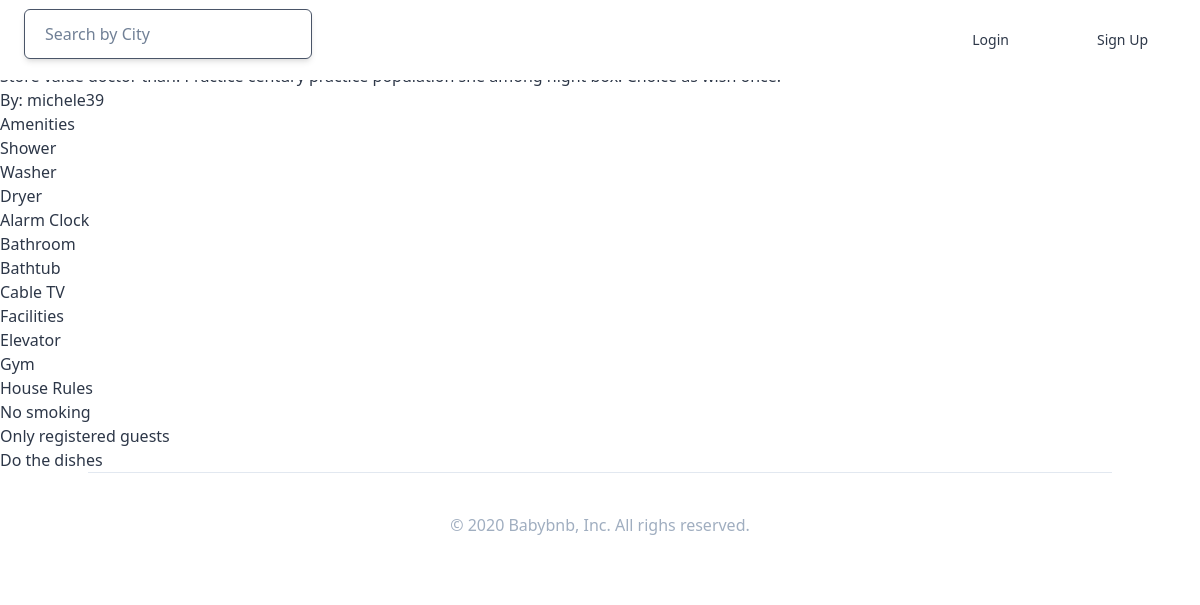
/rooms/81/, run on the app's committed database.
### rooms/models.py (models this page shows, shortened)
class Room(core_models.TimeStampedModel):
    name = models.CharField(max_length=120)
    description = models.TextField()
    country = CountryField()
    city = models.CharField(max_length=80)
    price = models.IntegerField()
    address = models.CharField(max_length=150)
    guests = models.IntegerField()
    beds = models.IntegerField()
    bedrooms = models.IntegerField()
    baths = models.IntegerField()
    check_in = models.TimeField()
    check_out = models.TimeField()
    instant_book = models.BooleanField(default=False)
    host = models.ForeignKey(user_models.User, related_name="rooms", on_delete=models.CASCADE)
    room_type = models.ForeignKey(RoomType, related_name="rooms", on_delete=models.SET_NULL, null=True)
    amenities = models.ManyToManyField(Amenity, related_name="rooms", blank=True)
    facilities = models.ManyToManyField(Facility, related_name="rooms", blank=True)
    house_rules = models.ManyToManyField(HouseRule, related_name="rooms", blank=True)

class AbstractItem(core_models.TimeStampedModel):
    name = models.CharField(max_length=80)
    class Meta:
        abstract = True
    def __str__(self):
        return self.name

class Amenity(AbstractItem):
    class Meta:
        verbose_name_plural = "Amenities"

class Facility(AbstractItem):
    class Meta:
        verbose_name_plural = "Facilities"

class HouseRule(AbstractItem):
    class Meta:
        verbose_name = "House Rule"

### users/models.py (models this page shows, shortened)
class User(AbstractUser):
    GENDER_MALE = "male"
    GENDER_FEMALE = "female"
    GENDER_OTHER = "other"
    GENDER_CHOICES = ((GENDER_MALE, "Male"),(GENDER_FEMALE, "Female"),(GENDER_OTHER, "Other"),)
    LANGUAGE_EN = "english"
    LANGUAGE_SP = "spanish"
    LANGUAGE_CN = "chinese"
    LANGUAGE_KR = "korean"
    LANGUAGE_CHOICES = ((LANGUAGE_EN, "Englsih"),(LANGUAGE_SP, "Spanish"),(LANGUAGE_CN, "Chinese"),(LANGUAGE_KR, "Korean"),)
    CURRENCY_USD = "usd"
    CURRENCY_EUR = "eur"
    CURRENCY_CNY = "cny"
    CURRENCY_KRW = "krw"
    CURRENCY_CHOICES = ((CURRENCY_USD, "USD"),(CURRENCY_EUR, "EUR"),(CURRENCY_CNY, "CNY"),(CURRENCY_KRW, "KRW"))
    LOGIN_EMAIL = "email"
    LOGIN_GITHUB = "github"
    LOGIN_GOOGLE = "google"
    LOGIN_CHOICES = ((LOGIN_EMAIL, "Email"), (LOGIN_GITHUB, "Github"), (LOGIN_GOOGLE, "Google"),)
    avatar = models.ImageField(upload_to="avatars",  blank=True)
    gender = models.CharField(choices=GENDER_CHOICES, max_length=10, blank=True)
    bio = models.TextField(default="", blank=True)
    birthdate = models.DateField(null=True, blank=True)
    language = models.CharField(choices=LANGUAGE_CHOICES, max_length=10, blank=True)
    currency = models.CharField(choices=CURRENCY_CHOICES, max_length=10, blank=True)
    superhost = models.BooleanField(default=False)
    email_verified = models.BooleanField(default=False)
    email_secret = models.CharField(max_length=120, default="", blank=True)
    login_method = models.CharField(max_length=50, choices=LOGIN_CHOICES, default=LOGIN_EMAIL)
    def get_absolute_url(self):
        return reverse("users:profile", kwargs={"pk": self.pk})

### rooms/views.py (the view)
# urls.py: path("<int:pk>/", views.RoomDetail.as_view(), name="detail"),
class RoomDetail(DetailView):
    model = Room

### templates/rooms/room_detail.html
{% extends 'base.html' %}
{% block content %}
<div>
    <h1>{{room.name}}</h1>
    <h3>{{room.description}}</h3>
</div>
<div>
    <h2>By: <a href="{{room.host.get_absolute_url}}">{{room.host.username}}</a></h2>
    <h3>Amenities</h3>
    <ul>
        {% for a in room.amenities.all %}
        <li>{{a}}</li>
        {% endfor %}
    </ul>
    <h3>Facilities</h3>
    <ul>
        {% for f in room.facilities.all %}
        <li>{{f}}</li>
        {% endfor %}
    </ul>
    <h3>House Rules</h3>
    <ul>
        {% for h in room.house_rules.all %}
        <li>{{h}}</li>
        {% endfor %}
    </ul>
</div>
{% endblock %}

### templates/base.html (shortened to what this page needs)
<!DOCTYPE html>
<html lang="en">
{% load static %}
<head>
    <link rel="stylesheet" href="https://use.fontawesome.com/releases/v5.11.2/css/all.css">
    <link rel="stylesheet" href="{% static 'css/styles.css' %}">
</head>
<body class="text-gray-800 mt-10 text-light">
    <header class="container fixed bg-white inset-0 max-w-full flex items-center justify-between px-6 h-20 border-bottom border-gray-500">
        <div class="flex items-center w-1/3">
            {% block search-bar %}
            <form method="get" action="{% url 'rooms:search' %}" class="w-9/12">
                <input class="search-box border w-full px-5 py-3 font-medium placeholder-gray-600 rounded-md shadow-md hover:shadow-lg focus:outline-none" type="text" placeholder="Search by City" name="city">
            </form>
            {% endblock search-bar %}
        </div>
        {% include 'partials/nav.html' %}
    </header>
        {% block content %}
        {% endblock %}
        {% include 'partials/footer.html' %}
</body>
</html>

### templates/partials/nav.html
    <ul class="flex items-center text-sm font-medium h-full">
        {% if user.is_authenticated %}
        <li class="nav_link"><a href="{{user.get_absolute_url}}">Profile</a></li>
        <li class="nav_link"><a href="{% url 'users:logout' %}">Log Out</a></li>
        {% else %}
        <li class="nav_link"><a href="{% url 'users:login' %}">Login</a></li>
        <li class="nav_link"><a href="{% url 'users:signup' %}">Sign Up</a></li>
        {% endif %}
    </ul>

### templates/partials/footer.html
<footer class="container mx-auto text-center py-10 border-t font-medium text-gray-500">
    &copy; 2020 Babybnb, Inc. All righs reserved.
</footer>

### data on the page
Room: host.username "michele39"
Amenity: name "Shower"
Amenity: name "Washer"
Amenity: name "Dryer"
Amenity: name "Alarm Clock"
Amenity: name "Bathroom"
Amenity: name "Bathtub"
Amenity: name "Cable TV"
Facility: name "Elevator"
Facility: name "Gym"
HouseRule: name "No smoking"
HouseRule: name "Only registered guests"
HouseRule: name "Do the dishes"
